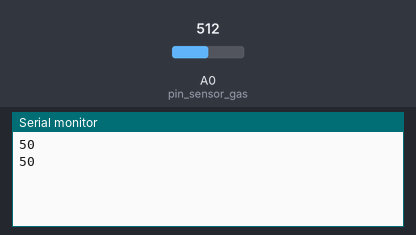
A sketch run on a simulated Arduino Uno, built with avr-gcc and run on an emulated ATmega328P. On the bench: the last lines printed to the serial monitor. The inputs (shaded band) are chosen by the test bench; at power-on: A0 (pin_sensor_gas) = 512.

Above: at 5.8 s.
5.9 s: A0 (pin_sensor_gas) set to 716
At 10.4 s:
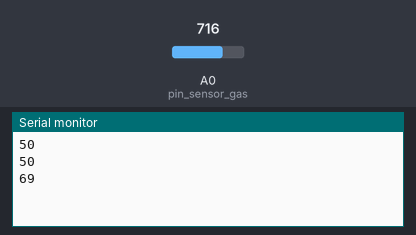
11.9 s: A0 (pin_sensor_gas) set to 900
At 15.4 s:
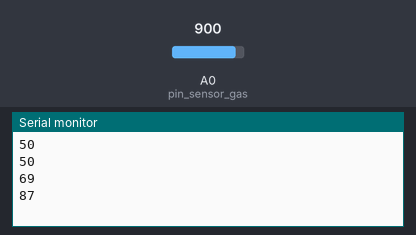
Timing chart, 0 to 16.9 s (numbered marks = the images above; inputs shaded):
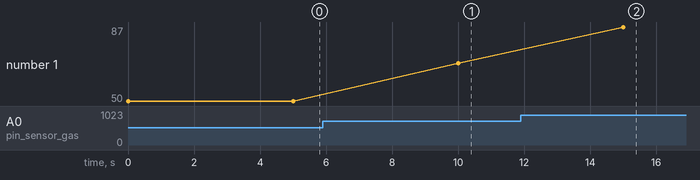

Measured:
- after the input at 5.9 s, the serial monitor: prints a new line after 4.1 s (image 1)
- after the input at 11.9 s, the serial monitor: prints a new line after 3.1 s (image 2)
- plotted number 1: 50 → 69 after the input at 5.9 s, 69 → 87 after the input at 11.9 s

The sketch:

teste_sensor-gas.ino
```cpp
#define pin_sensor_gas A0

int g_max = 25;
int t_max = 35;
int gas, gas_map, temperatura;

void setup()
{
  Serial.begin(9600);
}

void loop()
{
  gas = analogRead(pin_sensor_gas);
  gas_map = map(gas, 0, 1023, 0, 100);

  Serial.println(gas_map);

  delay(5000);
}
```
